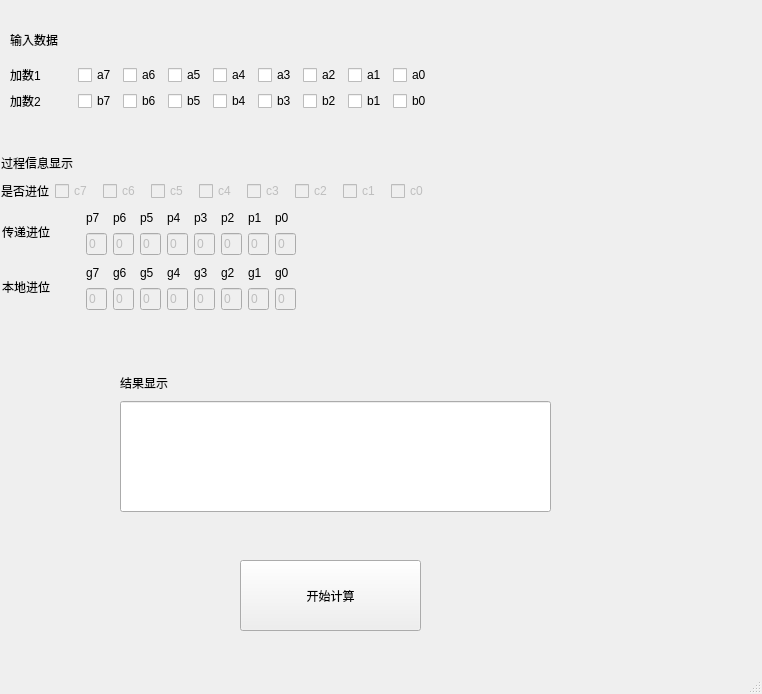
<?xml version="1.0" encoding="UTF-8"?>
<ui version="4.0">
 <class>MainWindow</class>
 <widget class="QMainWindow" name="MainWindow">
  <property name="geometry">
   <rect>
    <x>0</x>
    <y>0</y>
    <width>762</width>
    <height>694</height>
   </rect>
  </property>
  <property name="windowTitle">
   <string>超前位加法器</string>
  </property>
  <property name="styleSheet">
   <string notr="true"/>
  </property>
  <widget class="QWidget" name="centralwidget">
   <widget class="QWidget" name="layoutWidget">
    <property name="geometry">
     <rect>
      <x>10</x>
      <y>20</y>
      <width>422</width>
      <height>91</height>
     </rect>
    </property>
    <layout class="QVBoxLayout" name="verticalLayout_2">
     <item>
      <widget class="QLabel" name="label_6">
       <property name="styleSheet">
        <string notr="true">font: 25 14pt &quot;Bahnschrift Light&quot;;</string>
       </property>
       <property name="text">
        <string>输入数据</string>
       </property>
      </widget>
     </item>
     <item>
      <layout class="QVBoxLayout" name="verticalLayout">
       <item>
        <layout class="QHBoxLayout" name="horizontalLayout_2">
         <item>
          <widget class="QLabel" name="label">
           <property name="styleSheet">
            <string notr="true">font: 11pt &quot;Arial&quot;;</string>
           </property>
           <property name="text">
            <string>加数1</string>
           </property>
          </widget>
         </item>
         <item>
          <layout class="QHBoxLayout" name="horizontalLayout">
           <item>
            <widget class="QCheckBox" name="a7">
             <property name="styleSheet">
              <string notr="true">font: 12pt &quot;Arial&quot;;</string>
             </property>
             <property name="text">
              <string>a7</string>
             </property>
            </widget>
           </item>
           <item>
            <widget class="QCheckBox" name="a6">
             <property name="styleSheet">
              <string notr="true">font: 12pt &quot;Arial&quot;;</string>
             </property>
             <property name="text">
              <string>a6</string>
             </property>
            </widget>
           </item>
           <item>
            <widget class="QCheckBox" name="a5">
             <property name="styleSheet">
              <string notr="true">font: 12pt &quot;Arial&quot;;</string>
             </property>
             <property name="text">
              <string>a5</string>
             </property>
            </widget>
           </item>
           <item>
            <widget class="QCheckBox" name="a4">
             <property name="styleSheet">
              <string notr="true">font: 12pt &quot;Arial&quot;;</string>
             </property>
             <property name="text">
              <string>a4</string>
             </property>
            </widget>
           </item>
           <item>
            <widget class="QCheckBox" name="a3">
             <property name="styleSheet">
              <string notr="true">font: 12pt &quot;Arial&quot;;</string>
             </property>
             <property name="text">
              <string>a3</string>
             </property>
            </widget>
           </item>
           <item>
            <widget class="QCheckBox" name="a2">
             <property name="styleSheet">
              <string notr="true">font: 12pt &quot;Arial&quot;;</string>
             </property>
             <property name="text">
              <string>a2</string>
             </property>
            </widget>
           </item>
           <item>
            <widget class="QCheckBox" name="a1">
             <property name="styleSheet">
              <string notr="true">font: 12pt &quot;Arial&quot;;</string>
             </property>
             <property name="text">
              <string>a1</string>
             </property>
            </widget>
           </item>
           <item>
            <widget class="QCheckBox" name="a0">
             <property name="styleSheet">
              <string notr="true">font: 12pt &quot;Arial&quot;;</string>
             </property>
             <property name="text">
              <string>a0</string>
             </property>
            </widget>
           </item>
          </layout>
         </item>
        </layout>
       </item>
       <item>
        <layout class="QHBoxLayout" name="horizontalLayout_5">
         <item>
          <widget class="QLabel" name="label_3">
           <property name="styleSheet">
            <string notr="true">font: 11pt &quot;Arial&quot;;</string>
           </property>
           <property name="text">
            <string>加数2</string>
           </property>
          </widget>
         </item>
         <item>
          <layout class="QHBoxLayout" name="horizontalLayout_6">
           <item>
            <widget class="QCheckBox" name="b7">
             <property name="styleSheet">
              <string notr="true">font: 12pt &quot;Arial&quot;;</string>
             </property>
             <property name="text">
              <string>b7</string>
             </property>
            </widget>
           </item>
           <item>
            <widget class="QCheckBox" name="b6">
             <property name="styleSheet">
              <string notr="true">font: 12pt &quot;Arial&quot;;</string>
             </property>
             <property name="text">
              <string>b6</string>
             </property>
            </widget>
           </item>
           <item>
            <widget class="QCheckBox" name="b5">
             <property name="styleSheet">
              <string notr="true">font: 12pt &quot;Arial&quot;;</string>
             </property>
             <property name="text">
              <string>b5</string>
             </property>
            </widget>
           </item>
           <item>
            <widget class="QCheckBox" name="b4">
             <property name="styleSheet">
              <string notr="true">font: 12pt &quot;Arial&quot;;</string>
             </property>
             <property name="text">
              <string>b4</string>
             </property>
            </widget>
           </item>
           <item>
            <widget class="QCheckBox" name="b3">
             <property name="styleSheet">
              <string notr="true">font: 12pt &quot;Arial&quot;;</string>
             </property>
             <property name="text">
              <string>b3</string>
             </property>
            </widget>
           </item>
           <item>
            <widget class="QCheckBox" name="b2">
             <property name="styleSheet">
              <string notr="true">font: 12pt &quot;Arial&quot;;</string>
             </property>
             <property name="text">
              <string>b2</string>
             </property>
            </widget>
           </item>
           <item>
            <widget class="QCheckBox" name="b1">
             <property name="styleSheet">
              <string notr="true">font: 12pt &quot;Arial&quot;;</string>
             </property>
             <property name="text">
              <string>b1</string>
             </property>
            </widget>
           </item>
           <item>
            <widget class="QCheckBox" name="b0">
             <property name="styleSheet">
              <string notr="true">font: 12pt &quot;Arial&quot;;</string>
             </property>
             <property name="text">
              <string>b0</string>
             </property>
            </widget>
           </item>
          </layout>
         </item>
        </layout>
       </item>
      </layout>
     </item>
    </layout>
   </widget>
   <widget class="QPushButton" name="pushButton">
    <property name="geometry">
     <rect>
      <x>240</x>
      <y>560</y>
      <width>181</width>
      <height>71</height>
     </rect>
    </property>
    <property name="text">
     <string>开始计算</string>
    </property>
   </widget>
   <widget class="QLabel" name="label_4">
    <property name="geometry">
     <rect>
      <x>450</x>
      <y>720</y>
      <width>121</width>
      <height>31</height>
     </rect>
    </property>
    <property name="text">
     <string>华北理工大学--马昕</string>
    </property>
   </widget>
   <widget class="QWidget" name="layoutWidget">
    <property name="geometry">
     <rect>
      <x>2</x>
      <y>263</y>
      <width>294</width>
      <height>47</height>
     </rect>
    </property>
    <layout class="QHBoxLayout" name="horizontalLayout_3">
     <item>
      <widget class="QLabel" name="label_8">
       <property name="styleSheet">
        <string notr="true">font: 25 11pt &quot;Bahnschrift Light&quot;;</string>
       </property>
       <property name="text">
        <string>本地进位</string>
       </property>
      </widget>
     </item>
     <item>
      <layout class="QVBoxLayout" name="verticalLayout_18">
       <item>
        <widget class="QLabel" name="label_17">
         <property name="maximumSize">
          <size>
           <width>16</width>
           <height>16777215</height>
          </size>
         </property>
         <property name="styleSheet">
          <string notr="true">font: 11pt &quot;Arial&quot;;</string>
         </property>
         <property name="text">
          <string>g7</string>
         </property>
        </widget>
       </item>
       <item>
        <widget class="QLineEdit" name="lineEdit_g7">
         <property name="enabled">
          <bool>false</bool>
         </property>
         <property name="maximumSize">
          <size>
           <width>21</width>
           <height>16777215</height>
          </size>
         </property>
         <property name="text">
          <string>0</string>
         </property>
        </widget>
       </item>
      </layout>
     </item>
     <item>
      <layout class="QVBoxLayout" name="verticalLayout_17">
       <item>
        <widget class="QLabel" name="label_18">
         <property name="maximumSize">
          <size>
           <width>16</width>
           <height>16777215</height>
          </size>
         </property>
         <property name="styleSheet">
          <string notr="true">font: 11pt &quot;Arial&quot;;</string>
         </property>
         <property name="text">
          <string>g6</string>
         </property>
        </widget>
       </item>
       <item>
        <widget class="QLineEdit" name="lineEdit_g6">
         <property name="enabled">
          <bool>false</bool>
         </property>
         <property name="maximumSize">
          <size>
           <width>21</width>
           <height>16777215</height>
          </size>
         </property>
         <property name="text">
          <string>0</string>
         </property>
        </widget>
       </item>
      </layout>
     </item>
     <item>
      <layout class="QVBoxLayout" name="verticalLayout_16">
       <item>
        <widget class="QLabel" name="label_19">
         <property name="maximumSize">
          <size>
           <width>16</width>
           <height>16777215</height>
          </size>
         </property>
         <property name="styleSheet">
          <string notr="true">font: 11pt &quot;Arial&quot;;</string>
         </property>
         <property name="text">
          <string>g5</string>
         </property>
        </widget>
       </item>
       <item>
        <widget class="QLineEdit" name="lineEdit_g5">
         <property name="enabled">
          <bool>false</bool>
         </property>
         <property name="maximumSize">
          <size>
           <width>21</width>
           <height>16777215</height>
          </size>
         </property>
         <property name="text">
          <string>0</string>
         </property>
        </widget>
       </item>
      </layout>
     </item>
     <item>
      <layout class="QVBoxLayout" name="verticalLayout_15">
       <item>
        <widget class="QLabel" name="label_20">
         <property name="maximumSize">
          <size>
           <width>16</width>
           <height>16777215</height>
          </size>
         </property>
         <property name="styleSheet">
          <string notr="true">font: 11pt &quot;Arial&quot;;</string>
         </property>
         <property name="text">
          <string>g4</string>
         </property>
        </widget>
       </item>
       <item>
        <widget class="QLineEdit" name="lineEdit_g4">
         <property name="enabled">
          <bool>false</bool>
         </property>
         <property name="maximumSize">
          <size>
           <width>21</width>
           <height>16777215</height>
          </size>
         </property>
         <property name="text">
          <string>0</string>
         </property>
        </widget>
       </item>
      </layout>
     </item>
     <item>
      <layout class="QVBoxLayout" name="verticalLayout_14">
       <item>
        <widget class="QLabel" name="label_21">
         <property name="maximumSize">
          <size>
           <width>16</width>
           <height>16777215</height>
          </size>
         </property>
         <property name="styleSheet">
          <string notr="true">font: 11pt &quot;Arial&quot;;</string>
         </property>
         <property name="text">
          <string>g3</string>
         </property>
        </widget>
       </item>
       <item>
        <widget class="QLineEdit" name="lineEdit_g3">
         <property name="enabled">
          <bool>false</bool>
         </property>
         <property name="maximumSize">
          <size>
           <width>21</width>
           <height>16777215</height>
          </size>
         </property>
         <property name="text">
          <string>0</string>
         </property>
        </widget>
       </item>
      </layout>
     </item>
     <item>
      <layout class="QVBoxLayout" name="verticalLayout_13">
       <item>
        <widget class="QLabel" name="label_22">
         <property name="maximumSize">
          <size>
           <width>16</width>
           <height>16777215</height>
          </size>
         </property>
         <property name="styleSheet">
          <string notr="true">font: 11pt &quot;Arial&quot;;</string>
         </property>
         <property name="text">
          <string>g2</string>
         </property>
        </widget>
       </item>
       <item>
        <widget class="QLineEdit" name="lineEdit_g2">
         <property name="enabled">
          <bool>false</bool>
         </property>
         <property name="maximumSize">
          <size>
           <width>21</width>
           <height>16777215</height>
          </size>
         </property>
         <property name="text">
          <string>0</string>
         </property>
        </widget>
       </item>
      </layout>
     </item>
     <item>
      <layout class="QVBoxLayout" name="verticalLayout_12">
       <item>
        <widget class="QLabel" name="label_23">
         <property name="maximumSize">
          <size>
           <width>16</width>
           <height>16777215</height>
          </size>
         </property>
         <property name="styleSheet">
          <string notr="true">font: 11pt &quot;Arial&quot;;</string>
         </property>
         <property name="text">
          <string>g1</string>
         </property>
        </widget>
       </item>
       <item>
        <widget class="QLineEdit" name="lineEdit_g1">
         <property name="enabled">
          <bool>false</bool>
         </property>
         <property name="maximumSize">
          <size>
           <width>21</width>
           <height>16777215</height>
          </size>
         </property>
         <property name="text">
          <string>0</string>
         </property>
        </widget>
       </item>
      </layout>
     </item>
     <item>
      <layout class="QVBoxLayout" name="verticalLayout_11">
       <item>
        <widget class="QLabel" name="label_24">
         <property name="maximumSize">
          <size>
           <width>16</width>
           <height>16777215</height>
          </size>
         </property>
         <property name="styleSheet">
          <string notr="true">font: 11pt &quot;Arial&quot;;</string>
         </property>
         <property name="text">
          <string>g0</string>
         </property>
        </widget>
       </item>
       <item>
        <widget class="QLineEdit" name="lineEdit_g0">
         <property name="enabled">
          <bool>false</bool>
         </property>
         <property name="maximumSize">
          <size>
           <width>21</width>
           <height>16777215</height>
          </size>
         </property>
         <property name="text">
          <string>0</string>
         </property>
        </widget>
       </item>
      </layout>
     </item>
    </layout>
   </widget>
   <widget class="QWidget" name="layoutWidget">
    <property name="geometry">
     <rect>
      <x>2</x>
      <y>208</y>
      <width>294</width>
      <height>47</height>
     </rect>
    </property>
    <layout class="QHBoxLayout" name="horizontalLayout_4">
     <item>
      <widget class="QLabel" name="label_7">
       <property name="styleSheet">
        <string notr="true">font: 25 11pt &quot;Bahnschrift Light&quot;;</string>
       </property>
       <property name="text">
        <string>传递进位</string>
       </property>
      </widget>
     </item>
     <item>
      <layout class="QVBoxLayout" name="verticalLayout_3">
       <item>
        <widget class="QLabel" name="label_9">
         <property name="maximumSize">
          <size>
           <width>16</width>
           <height>16777215</height>
          </size>
         </property>
         <property name="styleSheet">
          <string notr="true">font: 11pt &quot;Arial&quot;;</string>
         </property>
         <property name="text">
          <string>p7</string>
         </property>
        </widget>
       </item>
       <item>
        <widget class="QLineEdit" name="lineEdit_p7">
         <property name="enabled">
          <bool>false</bool>
         </property>
         <property name="maximumSize">
          <size>
           <width>21</width>
           <height>16777215</height>
          </size>
         </property>
         <property name="text">
          <string>0</string>
         </property>
        </widget>
       </item>
      </layout>
     </item>
     <item>
      <layout class="QVBoxLayout" name="verticalLayout_4">
       <item>
        <widget class="QLabel" name="label_10">
         <property name="maximumSize">
          <size>
           <width>16</width>
           <height>16777215</height>
          </size>
         </property>
         <property name="styleSheet">
          <string notr="true">font: 11pt &quot;Arial&quot;;</string>
         </property>
         <property name="text">
          <string>p6</string>
         </property>
        </widget>
       </item>
       <item>
        <widget class="QLineEdit" name="lineEdit_p6">
         <property name="enabled">
          <bool>false</bool>
         </property>
         <property name="maximumSize">
          <size>
           <width>21</width>
           <height>16777215</height>
          </size>
         </property>
         <property name="text">
          <string>0</string>
         </property>
        </widget>
       </item>
      </layout>
     </item>
     <item>
      <layout class="QVBoxLayout" name="verticalLayout_5">
       <item>
        <widget class="QLabel" name="label_11">
         <property name="maximumSize">
          <size>
           <width>16</width>
           <height>16777215</height>
          </size>
         </property>
         <property name="styleSheet">
          <string notr="true">font: 11pt &quot;Arial&quot;;</string>
         </property>
         <property name="text">
          <string>p5</string>
         </property>
        </widget>
       </item>
       <item>
        <widget class="QLineEdit" name="lineEdit_p5">
         <property name="enabled">
          <bool>false</bool>
         </property>
         <property name="maximumSize">
          <size>
           <width>21</width>
           <height>16777215</height>
          </size>
         </property>
         <property name="text">
          <string>0</string>
         </property>
        </widget>
       </item>
      </layout>
     </item>
     <item>
      <layout class="QVBoxLayout" name="verticalLayout_6">
       <item>
        <widget class="QLabel" name="label_12">
         <property name="maximumSize">
          <size>
           <width>16</width>
           <height>16777215</height>
          </size>
         </property>
         <property name="styleSheet">
          <string notr="true">font: 11pt &quot;Arial&quot;;</string>
         </property>
         <property name="text">
          <string>p4</string>
         </property>
        </widget>
       </item>
       <item>
        <widget class="QLineEdit" name="lineEdit_p4">
         <property name="enabled">
          <bool>false</bool>
         </property>
         <property name="maximumSize">
          <size>
           <width>21</width>
           <height>16777215</height>
          </size>
         </property>
         <property name="text">
          <string>0</string>
         </property>
        </widget>
       </item>
      </layout>
     </item>
     <item>
      <layout class="QVBoxLayout" name="verticalLayout_7">
       <item>
        <widget class="QLabel" name="label_13">
         <property name="maximumSize">
          <size>
           <width>16</width>
           <height>16777215</height>
          </size>
         </property>
         <property name="styleSheet">
          <string notr="true">font: 11pt &quot;Arial&quot;;</string>
         </property>
         <property name="text">
          <string>p3</string>
         </property>
        </widget>
       </item>
       <item>
        <widget class="QLineEdit" name="lineEdit_p3">
         <property name="enabled">
          <bool>false</bool>
         </property>
         <property name="maximumSize">
          <size>
           <width>21</width>
           <height>16777215</height>
          </size>
         </property>
         <property name="text">
          <string>0</string>
         </property>
        </widget>
       </item>
      </layout>
     </item>
     <item>
      <layout class="QVBoxLayout" name="verticalLayout_8">
       <item>
        <widget class="QLabel" name="label_14">
         <property name="maximumSize">
          <size>
           <width>16</width>
           <height>16777215</height>
          </size>
         </property>
         <property name="styleSheet">
          <string notr="true">font: 11pt &quot;Arial&quot;;</string>
         </property>
         <property name="text">
          <string>p2</string>
         </property>
        </widget>
       </item>
       <item>
        <widget class="QLineEdit" name="lineEdit_p2">
         <property name="enabled">
          <bool>false</bool>
         </property>
         <property name="maximumSize">
          <size>
           <width>21</width>
           <height>16777215</height>
          </size>
         </property>
         <property name="text">
          <string>0</string>
         </property>
        </widget>
       </item>
      </layout>
     </item>
     <item>
      <layout class="QVBoxLayout" name="verticalLayout_9">
       <item>
        <widget class="QLabel" name="label_15">
         <property name="maximumSize">
          <size>
           <width>16</width>
           <height>16777215</height>
          </size>
         </property>
         <property name="styleSheet">
          <string notr="true">font: 11pt &quot;Arial&quot;;</string>
         </property>
         <property name="text">
          <string>p1</string>
         </property>
        </widget>
       </item>
       <item>
        <widget class="QLineEdit" name="lineEdit_p1">
         <property name="enabled">
          <bool>false</bool>
         </property>
         <property name="maximumSize">
          <size>
           <width>21</width>
           <height>16777215</height>
          </size>
         </property>
         <property name="text">
          <string>0</string>
         </property>
        </widget>
       </item>
      </layout>
     </item>
     <item>
      <layout class="QVBoxLayout" name="verticalLayout_10">
       <item>
        <widget class="QLabel" name="label_16">
         <property name="maximumSize">
          <size>
           <width>16</width>
           <height>16777215</height>
          </size>
         </property>
         <property name="styleSheet">
          <string notr="true">font: 11pt &quot;Arial&quot;;</string>
         </property>
         <property name="text">
          <string>p0</string>
         </property>
        </widget>
       </item>
       <item>
        <widget class="QLineEdit" name="lineEdit_p0">
         <property name="enabled">
          <bool>false</bool>
         </property>
         <property name="maximumSize">
          <size>
           <width>21</width>
           <height>16777215</height>
          </size>
         </property>
         <property name="text">
          <string>0</string>
         </property>
        </widget>
       </item>
      </layout>
     </item>
    </layout>
   </widget>
   <widget class="QWidget" name="layoutWidget">
    <property name="geometry">
     <rect>
      <x>1</x>
      <y>151</y>
      <width>432</width>
      <height>50</height>
     </rect>
    </property>
    <layout class="QVBoxLayout" name="verticalLayout_19">
     <item>
      <widget class="QLabel" name="label_25">
       <property name="styleSheet">
        <string notr="true">font: 12pt &quot;Arial&quot;;</string>
       </property>
       <property name="text">
        <string>过程信息显示</string>
       </property>
      </widget>
     </item>
     <item>
      <layout class="QHBoxLayout" name="horizontalLayout_7">
       <item>
        <widget class="QLabel" name="label_5">
         <property name="styleSheet">
          <string notr="true">font: 11pt &quot;Arial&quot;;</string>
         </property>
         <property name="text">
          <string>是否进位</string>
         </property>
        </widget>
       </item>
       <item>
        <widget class="QCheckBox" name="c7">
         <property name="enabled">
          <bool>false</bool>
         </property>
         <property name="styleSheet">
          <string notr="true">font: 12pt &quot;Arial&quot;;</string>
         </property>
         <property name="text">
          <string>c7</string>
         </property>
        </widget>
       </item>
       <item>
        <widget class="QCheckBox" name="c6">
         <property name="enabled">
          <bool>false</bool>
         </property>
         <property name="styleSheet">
          <string notr="true">font: 12pt &quot;Arial&quot;;</string>
         </property>
         <property name="text">
          <string>c6</string>
         </property>
        </widget>
       </item>
       <item>
        <widget class="QCheckBox" name="c5">
         <property name="enabled">
          <bool>false</bool>
         </property>
         <property name="styleSheet">
          <string notr="true">font: 12pt &quot;Arial&quot;;</string>
         </property>
         <property name="text">
          <string>c5</string>
         </property>
        </widget>
       </item>
       <item>
        <widget class="QCheckBox" name="c4">
         <property name="enabled">
          <bool>false</bool>
         </property>
         <property name="styleSheet">
          <string notr="true">font: 12pt &quot;Arial&quot;;</string>
         </property>
         <property name="text">
          <string>c4</string>
         </property>
        </widget>
       </item>
       <item>
        <widget class="QCheckBox" name="c3">
         <property name="enabled">
          <bool>false</bool>
         </property>
         <property name="styleSheet">
          <string notr="true">font: 12pt &quot;Arial&quot;;</string>
         </property>
         <property name="text">
          <string>c3</string>
         </property>
        </widget>
       </item>
       <item>
        <widget class="QCheckBox" name="c2">
         <property name="enabled">
          <bool>false</bool>
         </property>
         <property name="styleSheet">
          <string notr="true">font: 12pt &quot;Arial&quot;;</string>
         </property>
         <property name="text">
          <string>c2</string>
         </property>
        </widget>
       </item>
       <item>
        <widget class="QCheckBox" name="c1">
         <property name="enabled">
          <bool>false</bool>
         </property>
         <property name="styleSheet">
          <string notr="true">font: 12pt &quot;Arial&quot;;</string>
         </property>
         <property name="text">
          <string>c1</string>
         </property>
        </widget>
       </item>
       <item>
        <widget class="QCheckBox" name="c0">
         <property name="enabled">
          <bool>false</bool>
         </property>
         <property name="styleSheet">
          <string notr="true">font: 12pt &quot;Arial&quot;;</string>
         </property>
         <property name="text">
          <string>c0</string>
         </property>
        </widget>
       </item>
      </layout>
     </item>
    </layout>
   </widget>
   <widget class="QWidget" name="layoutWidget">
    <property name="geometry">
     <rect>
      <x>120</x>
      <y>370</y>
      <width>433</width>
      <height>142</height>
     </rect>
    </property>
    <layout class="QVBoxLayout" name="verticalLayout_20">
     <item>
      <widget class="QLabel" name="label_2">
       <property name="styleSheet">
        <string notr="true">font: 25 14pt &quot;Bahnschrift Light&quot;;</string>
       </property>
       <property name="text">
        <string>结果显示</string>
       </property>
      </widget>
     </item>
     <item>
      <widget class="QLineEdit" name="lineEdit_result">
       <property name="minimumSize">
        <size>
         <width>431</width>
         <height>111</height>
        </size>
       </property>
       <property name="maximumSize">
        <size>
         <width>431</width>
         <height>16777215</height>
        </size>
       </property>
       <property name="styleSheet">
        <string notr="true">font: 36pt &quot;Bahnschrift SemiLight Condensed&quot;;
</string>
       </property>
       <property name="text">
        <string/>
       </property>
      </widget>
     </item>
    </layout>
   </widget>
  </widget>
  <widget class="QStatusBar" name="statusbar"/>
 </widget>
 <resources/>
 <connections/>
</ui>
